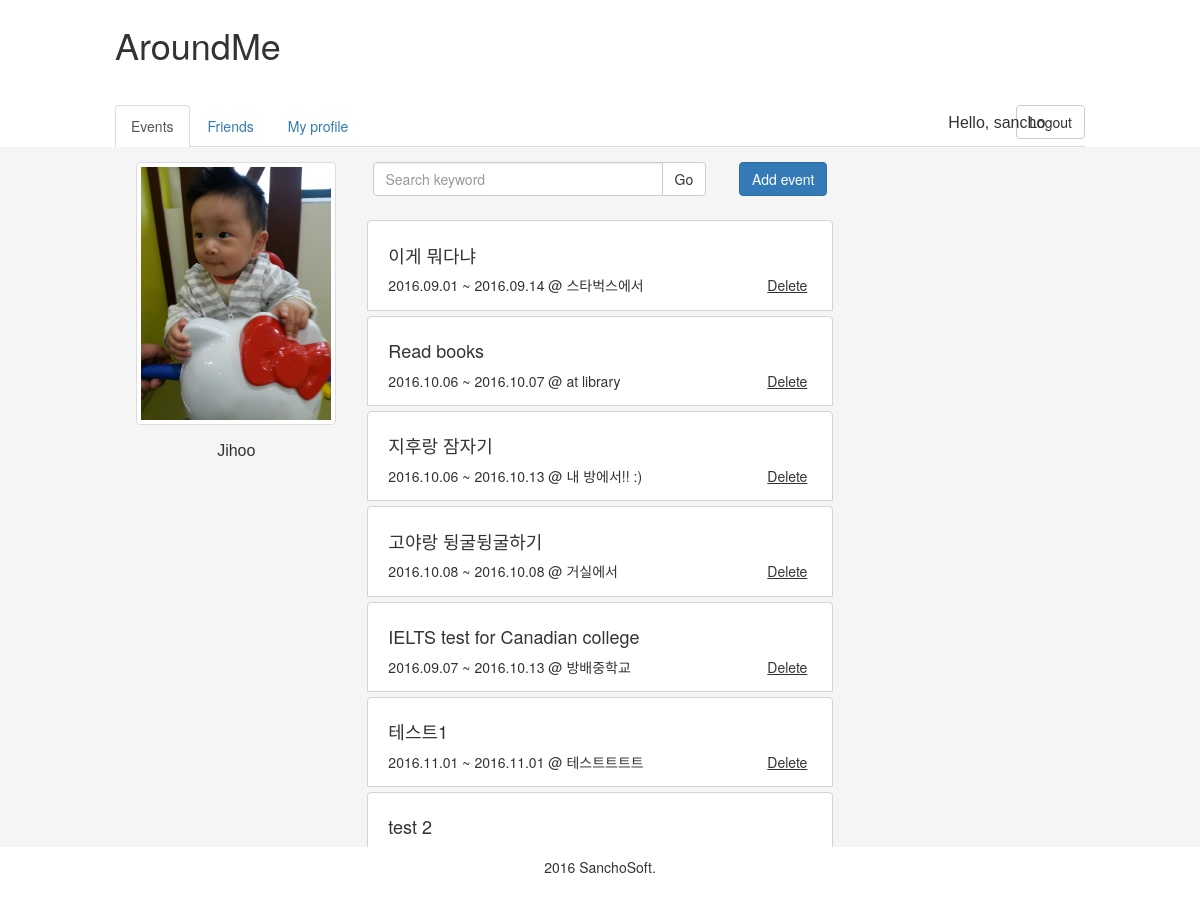
The app's page / (signed in) with its own data.
### aroundme/models.py (models this page shows, shortened)
class Member(models.Model):
    user = models.OneToOneField(settings.AUTH_USER_MODEL)
    name = models.CharField(max_length=30)
    birthday = models.DateField(null=True, blank=True)
    thumbnail = models.ForeignKey(Photo, blank=True, null=True)
    created_at = models.DateTimeField(auto_now_add=True)
    updated_at = models.DateTimeField(auto_now=True)

class Photo(models.Model):
    user = models.ForeignKey(settings.AUTH_USER_MODEL)
    image = models.ImageField(upload_to='%Y/%m/%d/', default='default/default_member_icon.png')
    description = models.TextField()
    created_at = models.DateTimeField(auto_now_add=True)
    updated_at = models.DateTimeField(auto_now=True)

class EventBase(models.Model):
    user = models.ForeignKey(settings.AUTH_USER_MODEL)
    description = models.TextField(null=True, blank=True)
    place = models.TextField(max_length=100, null=True, blank=True)
    created_at = models.DateTimeField(auto_now_add=True)
    updated_at = models.DateTimeField(auto_now=True)
    class Meta :
        abstract = True

class PersonalEvent(EventBase):
    date_start = models.DateField()
    date_finish = models.DateField()

### aroundme/views.py (the view)
# urls.py: url(r'^$', views.view_event_list, name='view_event_list'),
@login_required
def view_event_list(request):
    p_events = PersonalEvent.objects.filter(user=request.user)
    a_events = Anniversary.objects.filter(user=request.user)
    member = Member.objects.get(user=request.user)
    event_list = sorted(
        chain(p_events, a_events),
        key=lambda instance: instance.updated_at
    )
    event_list_set = []
    print(event_list)
    try:
        if not event_list and (
                    (isinstance(p_events, EmptyQuerySet) != True) or (isinstance(a_events, EmptyQuerySet) != True)):
            raise EmptyQuerySetException()
    except EmptyQuerySetException as e:
        print(e)
    else:
        for event in event_list:
            if isinstance(event, PersonalEvent):
                d_start = event.date_start.strftime('%Y.%m.%d')
                d_end = event.date_finish.strftime('%Y.%m.%d')
                event_dict = {
                    'type' : 'p_event', 'id' : event.id, 'user' : event.user, 'description' : event.description,
                    'd_start' : d_start, 'd_end' : d_end, 'place' : event.place
                }
                event_list_set.append(event_dict)
            else:
                event_dict = {
                    'type' : 'anniversary', 'id' : event.id, 'user' : event.user, 'description' : event.description,
                    'd_start' : event.date, 'd_end' : event.date, 'place' : event.place
                }
                event_list_set.append(event_dict)
    print('member data validation check : name : %s, thumbnail: %s' % (member.name, member.thumbnail))
    context = RequestContext(request, {
        'event_list_set': event_list_set,
        'member' : member,
    })
    return render(request, 'AM_schedule.html', context)

### aroundme/templates/AM_schedule.html (shortened to what this page needs)
{% extends "AM_main.html" %}
{% block AM_schedule %}
    <div class="col-md-3" id="left-layout">
        <div class="thumbnail-image">
            <img src = "{{ member.thumbnail.image.url }}" class="img-thumbnail" width="200" height="200">
            <p class="thumbnail-desc"> {{ member.thumbnail.description }} </p>
        </div>
    </div>
    <div class="col-md-6" id="mid-layout">
        <div class="row" id="my-schedules-align">
            <div class="col-md-9">
                <div class="input-group" id="search-window">
                    <input type="text" class="form-control" placeholder="Search keyword">
                    <span class="input-group-btn">
                        <button class="btn btn-default" type="button">Go</button>
                    </span>
                </div>
            </div>
            <div class="col-md-1"></div>
            <div class="col-md-2">
                <div id="button-add-schedule">
                    <button type="button" class="btn btn-primary" data-toggle="modal" data-target="#add-schedule-modal">Add event</button>
                </div>
            </div>
        </div>
        <div class="row">
            <div class="default-padding">
                {% for event in event_list_set %}
                    <div class="event-list" id="{{ event.id }}" data-value="{{ event.type }}">
                        <p><h4>{{ event.description }} </h4></p>
                        <span class="event-list-item">{{ event.d_start }} ~ {{ event.d_end }}            @ {{ event.place }}</span>
                        <span class="event-list-item-delete">Delete</span>
                    </div>
                {% empty %}
                    <h4 id="h4_id_no_schedule">No events found</h4>
                {% endfor %}
            </div>
        </div>
    </div>
    <div class="col-md-3" id="right-layout">
    </div>
{% endblock AM_schedule %}

### aroundme/templates/AM_main.html (shortened to what this page needs)
{% load staticfiles %}
<!DOCTYPE html>
<html>
    <head>
        <link rel="stylesheet" href="{% static 'css/AM_main.css' %}">
        <link rel="stylesheet" href="https://maxcdn.bootstrapcdn.com/bootstrap/3.3.2/css/bootstrap.min.css">
    </head>
    <body>
        <div class = "container-fluid">
                <div class = "row">
                    <div class="col-md-10">
                        <h1 class = "main-logo">AroundMe</h1>
                    </div>
                </div>
                <div class = "row">
                    <div class="col-md-1"></div>
                    <div class="col-md-10">
                        <ul class="nav nav-tabs">
                            <li class = "nav-item active" role="presentation"><a href="#">Events</a></li>
                            <li class = "nav-item" role="presentation"><a href="#">Friends</a></li>
                            <li class = "nav-item" role="presentation"><a href="#">My profile</a></li>
                            <span id="hello-user-message">Hello, {{ user.username }} </span>
                            <a class = "btn btn-default" href="#" role="button" style="float:right" id="logout_button">Logout</a>
                        </ul>
                    </div>
                    <div class="col-md-1"></div>
                </div>
                <div class = "row" id="lightgrey-bg">
                    <div class="col-md-1"></div>
                    <div class="col-md-10" >
                    {% block AM_schedule %} {% endblock %}
                    </div>
                    <div class="col-md-1"></div>
                </div>
                <div class = "row">
                    <div class="am-footer">
                        <p></p>2016 SanchoSoft.
                    </div>
                </div>
        </div>
    </body>
</html>

### aroundme/static/css/AM_main.css (style rules this page uses)
html, body { height : 100%; }
#hello-user-message { position : relative; text-align : left; left : 60%; top : 7px; font-size : 16px; font-family : Arial, Helvetica, sans-serif; }
.main-logo { padding : 5px 30px 30px 0px; }
#my-schedules-align { position : relative; top : 50%; }
#button-add-schedule { margin : 0 auto; text-align : center; float : right; padding-top : 15px; }
.thumbnail-image { margin : 0 auto; text-align : center; padding-top : 15px; padding-bottom : 15px; }
.thumbnail-desc { text-align : center; padding-top : 15px; padding-bottom : 15px; font-size : 16px; font-family : Arial, Helvetica, sans-serif; }
#search-window { margin : 0 auto; text-align : center; padding-top : 15px; padding-bottom : 15px; }
.default-padding { padding : 1%; }
#lightgrey-bg { background-color : WhiteSmoke; height : 700px; overflow : auto; }
.event-list { margin : 5px; padding : 3%; padding-left : 20px; background-color : White; border : 1px solid LightGray; border-radius : 4px 4px 0px 0px; }
.event-list-item-delete { float : right; padding-right : 10px; text-decoration : underline; }
.am-footer { text-align : center; padding-top : -30px; padding-bottom : 10px; }

### records on screen
Member: thumbnail.image (picture), thumbnail.description "Jihoo"

### other values on screen
{{ user.username }} "sancho"
{{ event.description }} "이게 뭐다냐"
{{ event.d_start }} "2016.09.01"
{{ event.d_end }} "2016.09.14"
{{ event.place }} "스타벅스에서"
{{ event.description }} "Read books"
{{ event.d_start }} "2016.10.06"
{{ event.d_end }} "2016.10.07"
{{ event.place }} "at library"
{{ event.description }} "지후랑 잠자기"
{{ event.d_end }} "2016.10.13"
{{ event.place }} "내 방에서!! :)"
{{ event.description }} "고야랑 뒹굴뒹굴하기"
{{ event.d_start }} "2016.10.08"
{{ event.d_end }} "2016.10.08"
